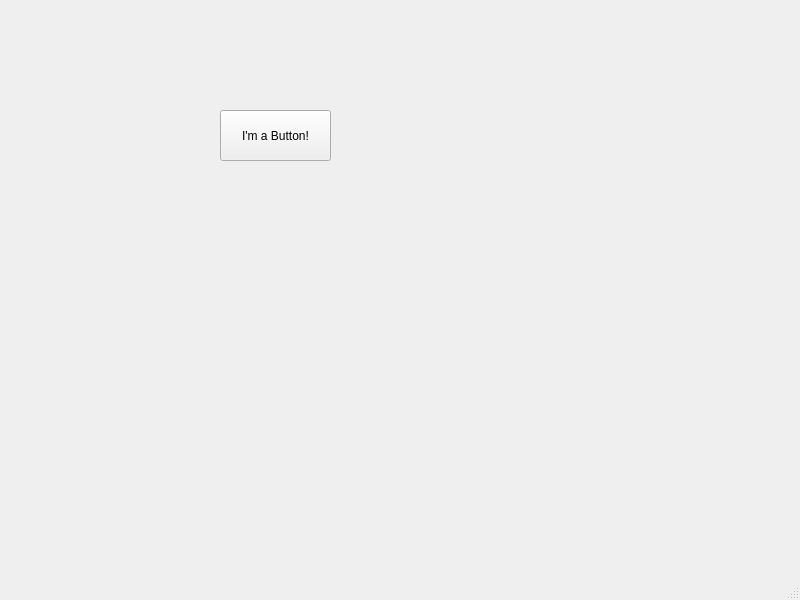
<?xml version="1.0" encoding="UTF-8"?>
<ui version="4.0">
 <class>MainWindow</class>
 <widget class="QMainWindow" name="MainWindow">
  <property name="geometry">
   <rect>
    <x>0</x>
    <y>0</y>
    <width>800</width>
    <height>600</height>
   </rect>
  </property>
  <property name="windowTitle">
   <string>MainWindow</string>
  </property>
  <widget class="QWidget" name="centralwidget">
   <widget class="QPushButton" name="pushButton">
    <property name="geometry">
     <rect>
      <x>220</x>
      <y>110</y>
      <width>111</width>
      <height>51</height>
     </rect>
    </property>
    <property name="text">
     <string>I'm a Button!</string>
    </property>
   </widget>
  </widget>
  <widget class="QMenuBar" name="menubar">
   <property name="geometry">
    <rect>
     <x>0</x>
     <y>0</y>
     <width>800</width>
     <height>24</height>
    </rect>
   </property>
  </widget>
  <widget class="QStatusBar" name="statusbar"/>
 </widget>
 <resources/>
 <connections/>
</ui>
